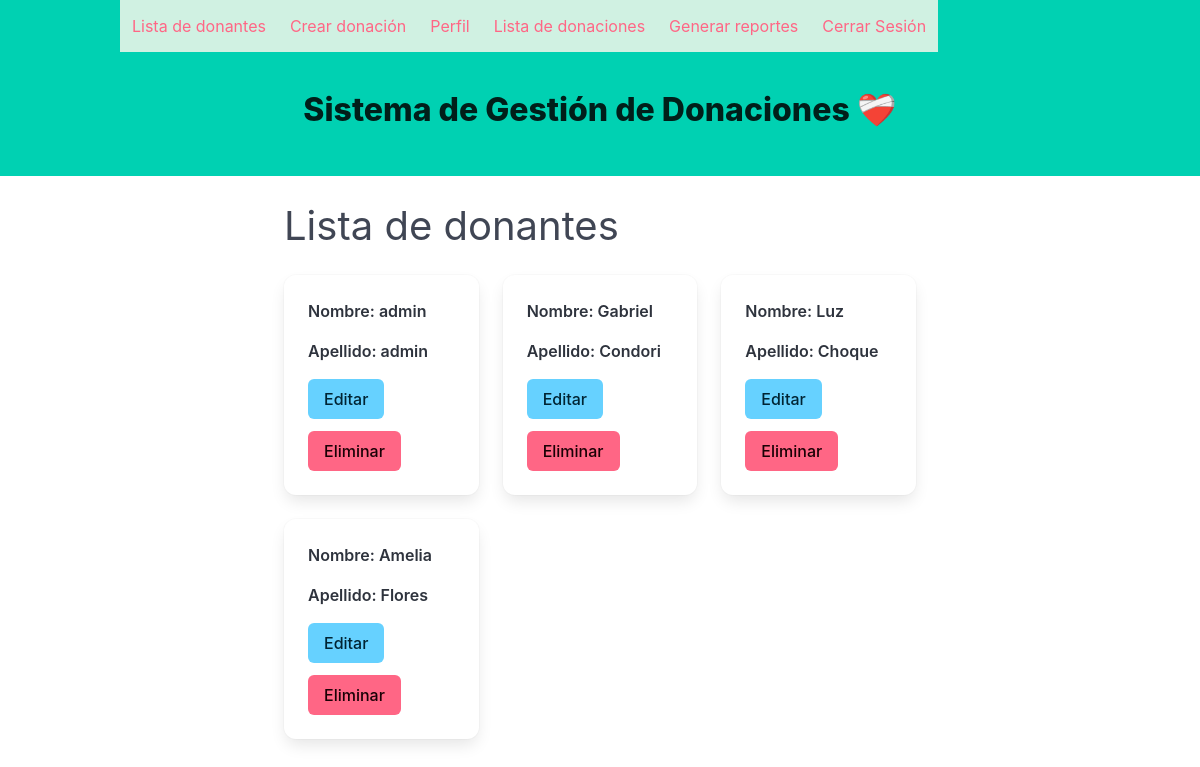
Page /users (signed in) on the committed database.
### models/user_model.py (models this page shows, shortened)
class User(db.Model, UserMixin):
  __tablename__ = 'donantes'
  id = db.Column(db.Integer, primary_key=True)
  nombre = db.Column(db.String(100), nullable=False)
  apellido = db.Column(db.String(100), nullable=False)
  email = db.Column(db.String(100), nullable=False, unique=True)
  telefono = db.Column(db.String(100), nullable=False)
  direccion = db.Column(db.String(100), nullable=False)
  fecha_registro = db.Column(db.Date, nullable=False)
  username = db.Column(db.String(100), nullable=False, unique=True)
  password_hash = db.Column(db.String(128), nullable=False)
  role = db.Column(db.String(100), nullable=False, default="donante")
  @staticmethod
  def get_all():
    return User.query.all()
  def has_role(self, role):
    return self.role == role

### controllers/user_controller.py (the view)
@user_bp.route("/users")
@login_required
def list_users():
  users = User.get_all()
  return user_view.usuarios(users)

### run.py (called while the page is built)
@login_manager.user_loader
def load_user(user_id):
    return User.query.get(int(user_id))

### views/user_view.py (called while the page is built)
def usuarios(users):
  return render_template(
    "usuarios.html",
    users=users,
    title="Lista de donantes",
    current_user=current_user,
    )

### templates/usuarios.html
{% extends 'base.html' %}
{% block content %}
<h2 class="subtitle is-2" style="margin-top: 25px ;">Lista de donantes</h2>
  <div class="columns is-multiline">
    {% for user in users %}
    <div class="column is-one-third">
      <div class="card">
        <div class="card-content">
          <div class="content">
            <p><strong>Nombre: {{ user.nombre }}</strong></p>
            <p><strong>Apellido: {{ user.apellido }}</strong></p>
            <div class="buttons">
              <a href="{{ url_for('user.update_user', id=user.id) }}" class="button is-info">Editar</a>
              <a href="{{ url_for('user.delete_user', id=user.id) }}" class="button is-danger">Eliminar</a>
            </div>
          </div>
        </div>
      </div>
    </div>
    {% endfor %}
  </div>
{% endblock %}

### rows in the picture
User: nombre "admin", apellido "admin"
User: nombre "Gabriel", apellido "Condori"
User: nombre "Luz", apellido "Choque"
User: nombre "Amelia", apellido "Flores"
